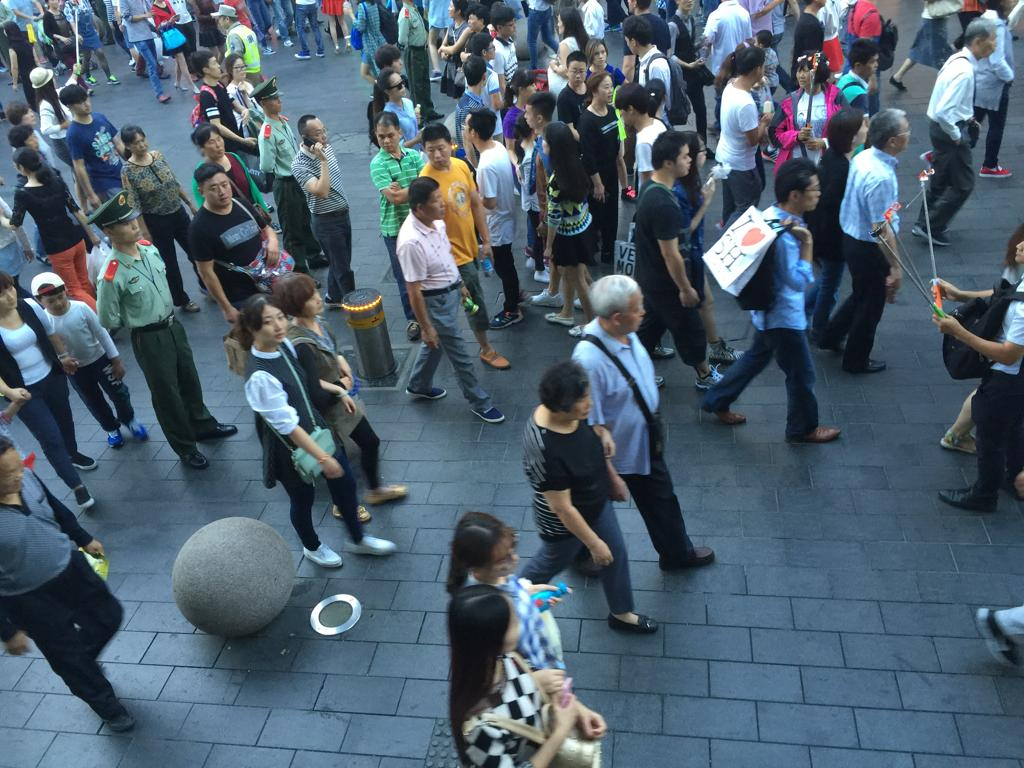
#> input picture STM32N6-GettingStarted-ObjectDetection/test/calib_images/IMG_357.jpg, 1024 x 768 px; its folder holds only this picture in this run
$ python calib.py
#> lines starting #> are read from the running program, lines starting #| are printed output that depends on the picture
# generate_calib_data.py
import numpy as np
import cv2
from pathlib import Path

MEAN = np.array([0.48145466, 0.4578275, 0.40821073], dtype=np.float32)
STD  = np.array([0.26862954, 0.26130258, 0.27577711], dtype=np.float32)

# Usa imagens que tenhas — podem ser frames da webcam gravadas, ou qualquer imagem
image_folder = Path("calib_images")  # pasta com JPGs/PNGs

calib_data = []

for img_path in list(image_folder.glob("*.jpg"))[:50]:  # 50 imagens chegam
    frame = cv2.imread(str(img_path))
#> frame is the input picture: shape (768, 1024, 3); mean B, G, R 109.5, 95.4, 77.7
    img = cv2.resize(frame, (256, 256))
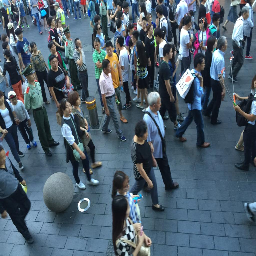
#> img: shape (256, 256, 3); mean B, G, R 109.8, 95.6, 77.9
    img = cv2.cvtColor(img, cv2.COLOR_BGR2RGB)
    img = img.astype(np.float32) / 255.0
    img = (img - MEAN) / STD
    img = img.transpose(2, 0, 1)        # HWC -> CHW
    img = np.expand_dims(img, axis=0)   # -> NCHW (1,3,256,256)
    calib_data.append(img)

calib_array = np.concatenate(calib_data, axis=0)  # (N, 3, 256, 256)
np.save("calib_data.npy", calib_array)
print(f"Guardados {len(calib_data)} exemplos: {calib_array.shape}")
#| Guardados 1 exemplos: (1, 3, 256, 256)

$ run again, on STM32N6-GettingStarted-ObjectDetection/test/calib_images/IMG_360.jpg
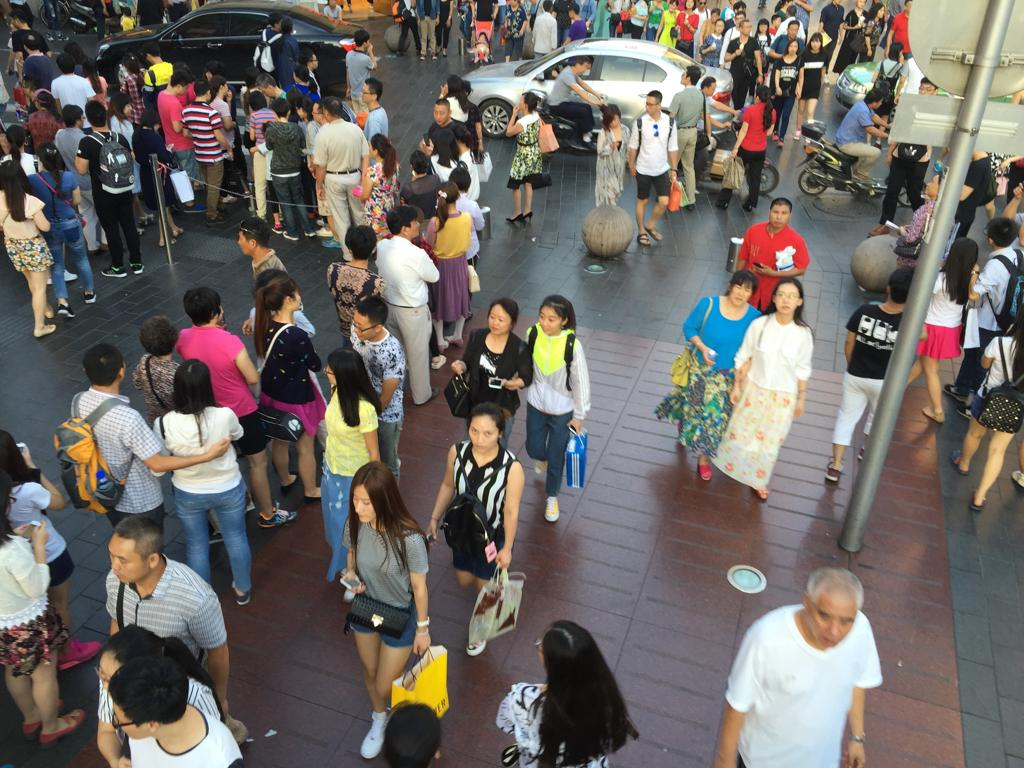
#> input picture STM32N6-GettingStarted-ObjectDetection/test/calib_images/IMG_360.jpg, 1024 x 768 px
#> frame is the input picture: shape (768, 1024, 3); mean B, G, R 100.9, 104.8, 110.5
#> `img = cv2.resize(frame, (256, 256))`:
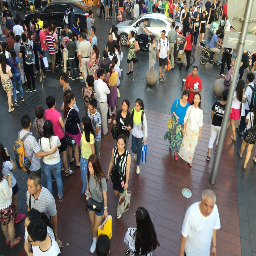
#> img: shape (256, 256, 3); mean B, G, R 101.1, 105.1, 110.8
#| Guardados 1 exemplos: (1, 3, 256, 256)

$ run again, on STM32N6-GettingStarted-ObjectDetection/test/calib_images/IMG_361.jpg
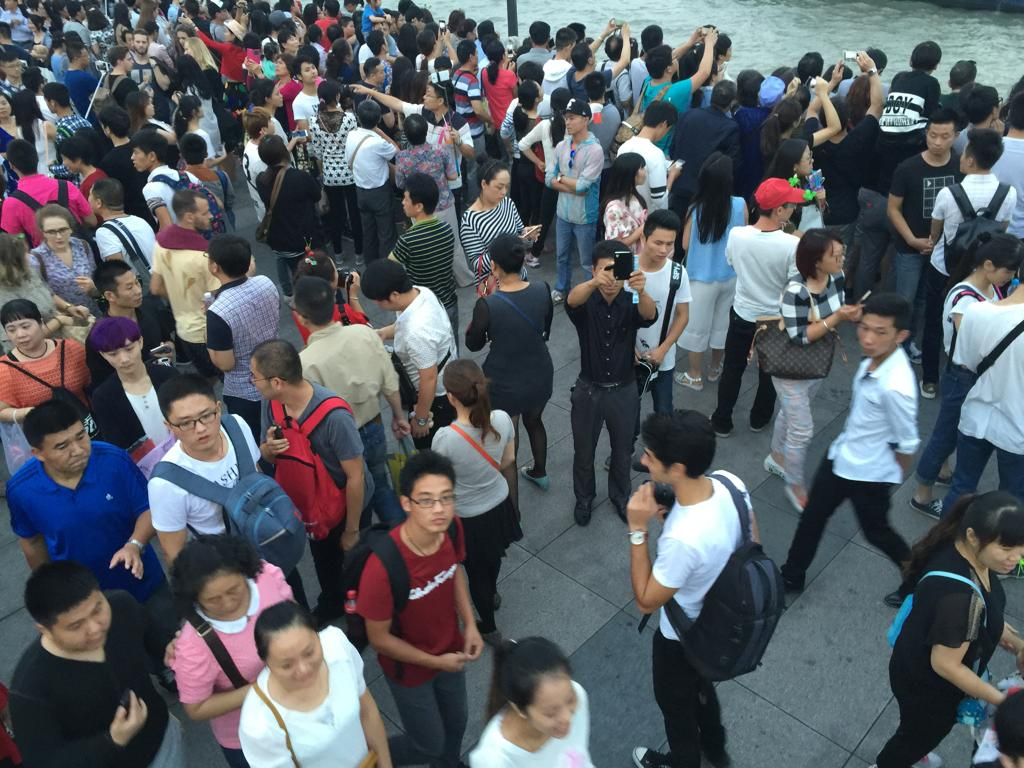
#> input picture STM32N6-GettingStarted-ObjectDetection/test/calib_images/IMG_361.jpg, 1024 x 768 px
#> frame is the input picture: shape (768, 1024, 3); mean B, G, R 98.8, 92.7, 87.6
#> `img = cv2.resize(frame, (256, 256))`:
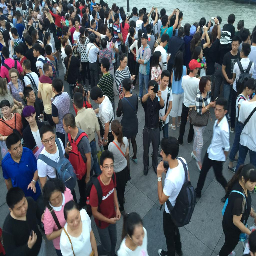
#> img: shape (256, 256, 3); mean B, G, R 99, 93, 87.8
#| Guardados 1 exemplos: (1, 3, 256, 256)

$ run again, on STM32N6-GettingStarted-ObjectDetection/test/calib_images/IMG_362.jpg
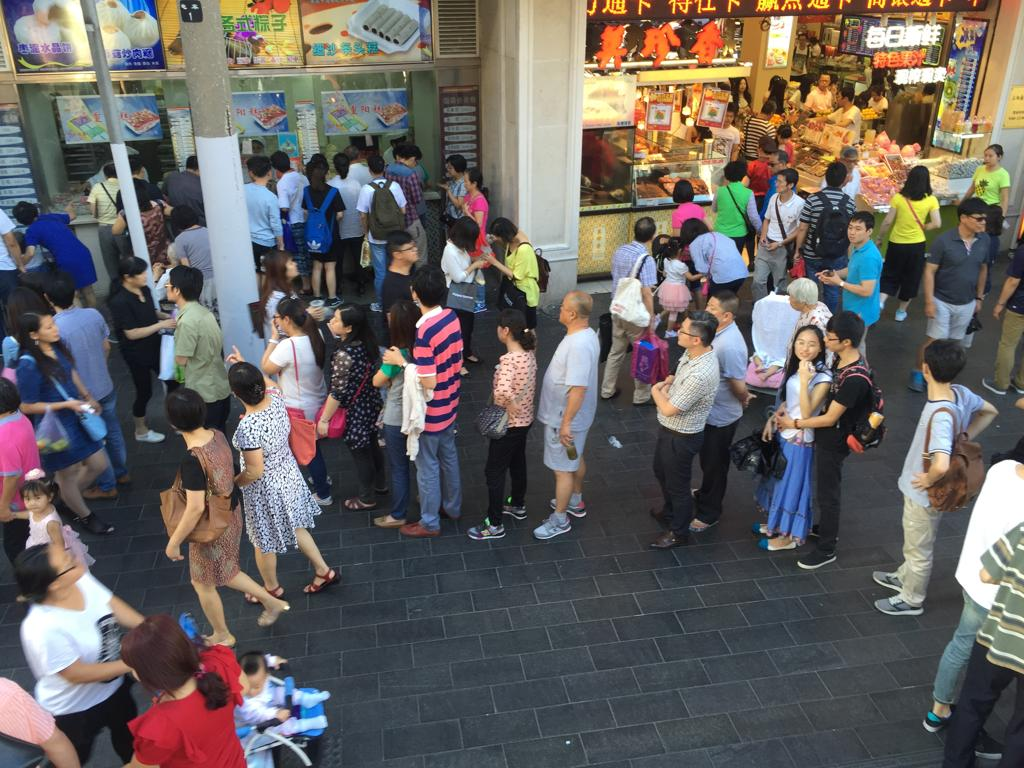
#> input picture STM32N6-GettingStarted-ObjectDetection/test/calib_images/IMG_362.jpg, 1024 x 768 px
#> frame is the input picture: shape (768, 1024, 3); mean B, G, R 96.5, 98.8, 103.5
#> `img = cv2.resize(frame, (256, 256))`:
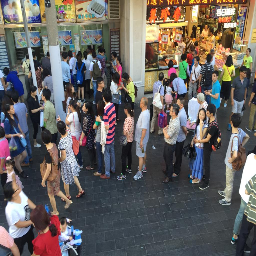
#> img: shape (256, 256, 3); mean B, G, R 96.8, 99.1, 103.8
#| Guardados 1 exemplos: (1, 3, 256, 256)

$ run again, on STM32N6-GettingStarted-ObjectDetection/test/calib_images/IMG_358.jpg
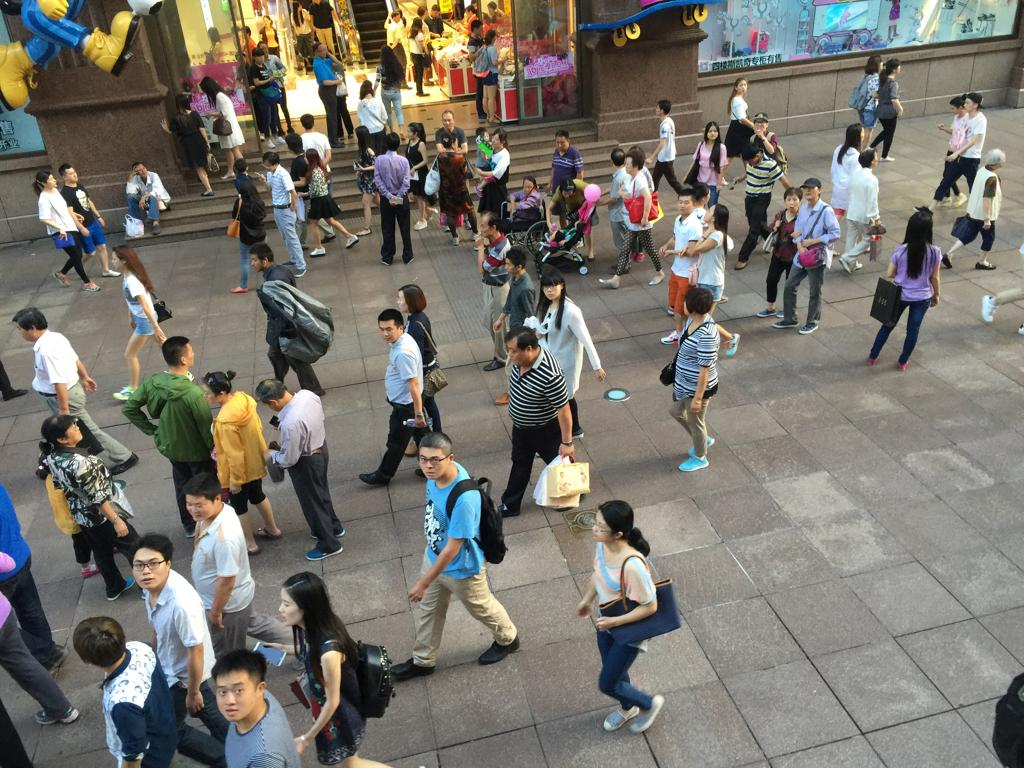
#> input picture STM32N6-GettingStarted-ObjectDetection/test/calib_images/IMG_358.jpg, 1024 x 768 px
#> frame is the input picture: shape (768, 1024, 3); mean B, G, R 109.2, 116.8, 119.9
#> `img = cv2.resize(frame, (256, 256))`:
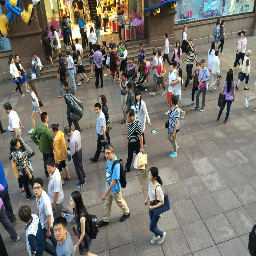
#> img: shape (256, 256, 3); mean B, G, R 109.4, 117.1, 120.1
#| Guardados 1 exemplos: (1, 3, 256, 256)
